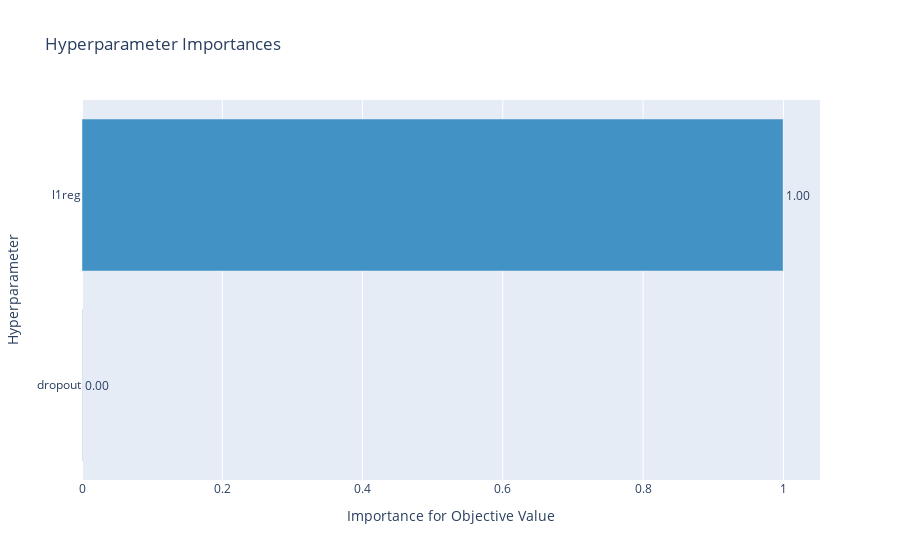

Notebook code for this chart:
### Code cell
plot_param_importances(study)

### Figure 1 — Plotly figure (JSON) as saved in the notebook; plotly's stock layout.template omitted (floating-point values rounded to 4 significant figures)
{"data": [{"cliponaxis": false, "hovertemplate": ["dropout (UniformDistribution): 0.00043925763462047225<extra></extra>", "l1reg (LogUniformDistribution): 0.9995607423653795<extra></extra>"], "marker": {"color": "rgb(66,146,198)"}, "orientation": "h", "text": ["0.00043925763462047225", "0.9995607423653795"], "textposition": "outside", "texttemplate": "%{text:.2f}", "type": "bar", "x": [0.0004393, 0.9996], "y": ["dropout", "l1reg"]}], "layout": {"autosize": true, "showlegend": false, "title": {"text": "Hyperparameter Importances"}, "xaxis": {"autorange": true, "range": [0, 1.052], "title": {"text": "Importance for Objective Value"}, "type": "linear"}, "yaxis": {"autorange": true, "range": [-0.5, 1.5], "title": {"text": "Hyperparameter"}, "type": "category"}}}
